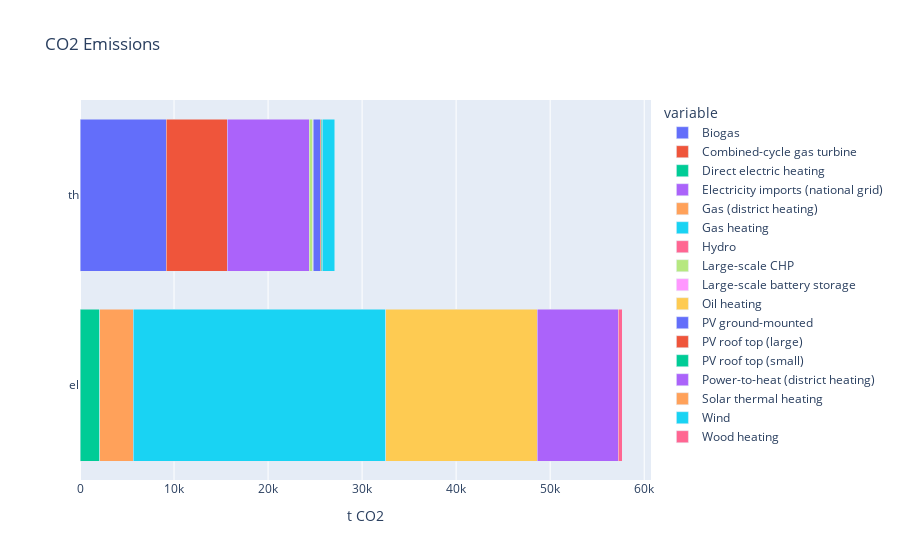

Source (notebook cell):
### Code cell
df = df_data_left.join(df_data_right, how='outer')

fig = px.bar(df.T, orientation='h', title='CO2 Emissions')

fig.update_layout(barmode='stack', xaxis={'categoryorder':'total ascending'})
fig.update_xaxes(title_text='t CO2')
fig.update_yaxes(title_text='')
fig.show()

### Figure 1 — Plotly figure (JSON) as saved in the notebook; plotly's stock layout.template omitted (floating-point values rounded to 4 significant figures)
{"data": [{"alignmentgroup": "True", "hovertemplate": "variable=Biogas<br>value=%{x}<br>index=%{y}<extra></extra>", "legendgroup": "Biogas", "marker": {"color": "#636efa"}, "name": "Biogas", "offsetgroup": "Biogas", "orientation": "h", "showlegend": true, "textposition": "auto", "type": "bar", "x": [null, 9163.0], "xaxis": "x", "y": ["el", "th"], "yaxis": "y"}, {"alignmentgroup": "True", "hovertemplate": "variable=Combined-cycle gas turbine<br>value=%{x}<br>index=%{y}<extra></extra>", "legendgroup": "Combined-cycle gas turbine", "marker": {"color": "#EF553B"}, "name": "Combined-cycle gas turbine", "offsetgroup": "Combined-cycle gas turbine", "orientation": "h", "showlegend": true, "textposition": "auto", "type": "bar", "x": [null, 6496.0], "xaxis": "x", "y": ["el", "th"], "yaxis": "y"}, {"alignmentgroup": "True", "hovertemplate": "variable=Direct electric heating<br>value=%{x}<br>index=%{y}<extra></extra>", "legendgroup": "Direct electric heating", "marker": {"color": "#00cc96"}, "name": "Direct electric heating", "offsetgroup": "Direct electric heating", "orientation": "h", "showlegend": true, "textposition": "auto", "type": "bar", "x": [2081.0, null], "xaxis": "x", "y": ["el", "th"], "yaxis": "y"}, {"alignmentgroup": "True", "hovertemplate": "variable=Electricity imports (national grid)<br>value=%{x}<br>index=%{y}<extra></extra>", "legendgroup": "Electricity imports (national grid)", "marker": {"color": "#ab63fa"}, "name": "Electricity imports (national grid)", "offsetgroup": "Electricity imports (national grid)", "orientation": "h", "showlegend": true, "textposition": "auto", "type": "bar", "x": [null, 8700.0], "xaxis": "x", "y": ["el", "th"], "yaxis": "y"}, {"alignmentgroup": "True", "hovertemplate": "variable=Gas (district heating)<br>value=%{x}<br>index=%{y}<extra></extra>", "legendgroup": "Gas (district heating)", "marker": {"color": "#FFA15A"}, "name": "Gas (district heating)", "offsetgroup": "Gas (district heating)", "orientation": "h", "showlegend": true, "textposition": "auto", "type": "bar", "x": [3604.0, null], "xaxis": "x", "y": ["el", "th"], "yaxis": "y"}, {"alignmentgroup": "True", "hovertemplate": "variable=Gas heating<br>value=%{x}<br>index=%{y}<extra></extra>", "legendgroup": "Gas heating", "marker": {"color": "#19d3f3"}, "name": "Gas heating", "offsetgroup": "Gas heating", "orientation": "h", "showlegend": true, "textposition": "auto", "type": "bar", "x": [26820.0, null], "xaxis": "x", "y": ["el", "th"], "yaxis": "y"}, {"alignmentgroup": "True", "hovertemplate": "variable=Hydro<br>value=%{x}<br>index=%{y}<extra></extra>", "legendgroup": "Hydro", "marker": {"color": "#FF6692"}, "name": "Hydro", "offsetgroup": "Hydro", "orientation": "h", "showlegend": true, "textposition": "auto", "type": "bar", "x": [null, 1.188], "xaxis": "x", "y": ["el", "th"], "yaxis": "y"}, {"alignmentgroup": "True", "hovertemplate": "variable=Large-scale CHP<br>value=%{x}<br>index=%{y}<extra></extra>", "legendgroup": "Large-scale CHP", "marker": {"color": "#B6E880"}, "name": "Large-scale CHP", "offsetgroup": "Large-scale CHP", "orientation": "h", "showlegend": true, "textposition": "auto", "type": "bar", "x": [null, 408.8], "xaxis": "x", "y": ["el", "th"], "yaxis": "y"}, {"alignmentgroup": "True", "hovertemplate": "variable=Large-scale battery storage<br>value=%{x}<br>index=%{y}<extra></extra>", "legendgroup": "Large-scale battery storage", "marker": {"color": "#FF97FF"}, "name": "Large-scale battery storage", "offsetgroup": "Large-scale battery storage", "orientation": "h", "showlegend": true, "textposition": "auto", "type": "bar", "x": [null, 45.65], "xaxis": "x", "y": ["el", "th"], "yaxis": "y"}, {"alignmentgroup": "True", "hovertemplate": "variable=Oil heating<br>value=%{x}<br>index=%{y}<extra></extra>", "legendgroup": "Oil heating", "marker": {"color": "#FECB52"}, "name": "Oil heating", "offsetgroup": "Oil heating", "orientation": "h", "showlegend": true, "textposition": "auto", "type": "bar", "x": [16120.0, null], "xaxis": "x", "y": ["el", "th"], "yaxis": "y"}, {"alignmentgroup": "True", "hovertemplate": "variable=PV ground-mounted<br>value=%{x}<br>index=%{y}<extra></extra>", "legendgroup": "PV ground-mounted", "marker": {"color": "#636efa"}, "name": "PV ground-mounted", "offsetgroup": "PV ground-mounted", "orientation": "h", "showlegend": true, "textposition": "auto", "type": "bar", "x": [null, 729.7], "xaxis": "x", "y": ["el", "th"], "yaxis": "y"}, {"alignmentgroup": "True", "hovertemplate": "variable=PV roof top (large)<br>value=%{x}<br>index=%{y}<extra></extra>", "legendgroup": "PV roof top (large)", "marker": {"color": "#EF553B"}, "name": "PV roof top (large)", "offsetgroup": "PV roof top (large)", "orientation": "h", "showlegend": true, "textposition": "auto", "type": "bar", "x": [null, 106.1], "xaxis": "x", "y": ["el", "th"], "yaxis": "y"}, {"alignmentgroup": "True", "hovertemplate": "variable=PV roof top (small)<br>value=%{x}<br>index=%{y}<extra></extra>", "legendgroup": "PV roof top (small)", "marker": {"color": "#00cc96"}, "name": "PV roof top (small)", "offsetgroup": "PV roof top (small)", "orientation": "h", "showlegend": true, "textposition": "auto", "type": "bar", "x": [null, 104.7], "xaxis": "x", "y": ["el", "th"], "yaxis": "y"}, {"alignmentgroup": "True", "hovertemplate": "variable=Power-to-heat (district heating)<br>value=%{x}<br>index=%{y}<extra></extra>", "legendgroup": "Power-to-heat (district heating)", "marker": {"color": "#ab63fa"}, "name": "Power-to-heat (district heating)", "offsetgroup": "Power-to-heat (district heating)", "orientation": "h", "showlegend": true, "textposition": "auto", "type": "bar", "x": [8600.0, null], "xaxis": "x", "y": ["el", "th"], "yaxis": "y"}, {"alignmentgroup": "True", "hovertemplate": "variable=Solar thermal heating<br>value=%{x}<br>index=%{y}<extra></extra>", "legendgroup": "Solar thermal heating", "marker": {"color": "#FFA15A"}, "name": "Solar thermal heating", "offsetgroup": "Solar thermal heating", "orientation": "h", "showlegend": true, "textposition": "auto", "type": "bar", "x": [12.49, null], "xaxis": "x", "y": ["el", "th"], "yaxis": "y"}, {"alignmentgroup": "True", "hovertemplate": "variable=Wind<br>value=%{x}<br>index=%{y}<extra></extra>", "legendgroup": "Wind", "marker": {"color": "#19d3f3"}, "name": "Wind", "offsetgroup": "Wind", "orientation": "h", "showlegend": true, "textposition": "auto", "type": "bar", "x": [null, 1327.0], "xaxis": "x", "y": ["el", "th"], "yaxis": "y"}, {"alignmentgroup": "True", "hovertemplate": "variable=Wood heating<br>value=%{x}<br>index=%{y}<extra></extra>", "legendgroup": "Wood heating", "marker": {"color": "#FF6692"}, "name": "Wood heating", "offsetgroup": "Wood heating", "orientation": "h", "showlegend": true, "textposition": "auto", "type": "bar", "x": [451.5, null], "xaxis": "x", "y": ["el", "th"], "yaxis": "y"}], "layout": {"barmode": "stack", "legend": {"title": {"text": "variable"}, "tracegroupgap": 0}, "title": {"text": "CO2 Emissions"}, "xaxis": {"anchor": "y", "categoryorder": "total ascending", "domain": [0, 1], "title": {"text": "t CO2"}}, "yaxis": {"anchor": "x", "domain": [0, 1], "title": {"text": ""}}}}
